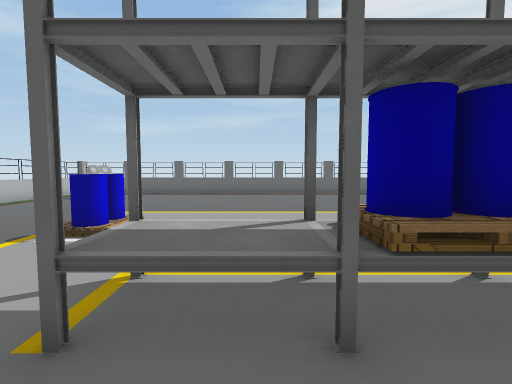
View 1 (above)

22 first-person views from a walk through a scene from a Unity 3-D project. The camera is 1.3 m above the floor, tilts 4° down and sees 85° across. The floor is counted in squares, 1 m on a side. Each view is taken from the middle of a square. On the plan, view 1 faces up. The plan holds only what a view shows up to about 13 squares ahead; the rest is blank. The player is left out. Some surface patterns are stand-ins.

View 2
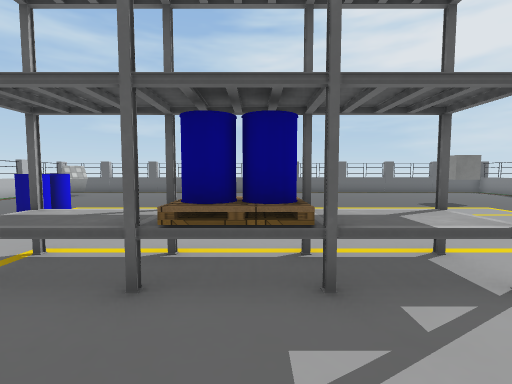

View 3
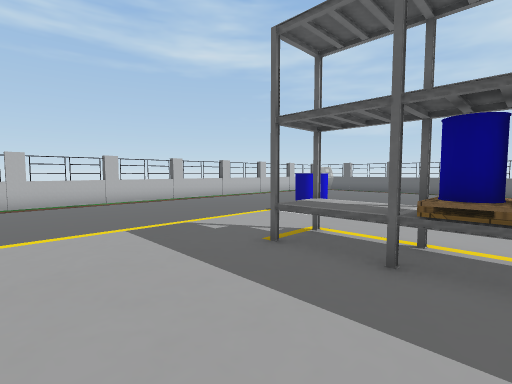

View 4
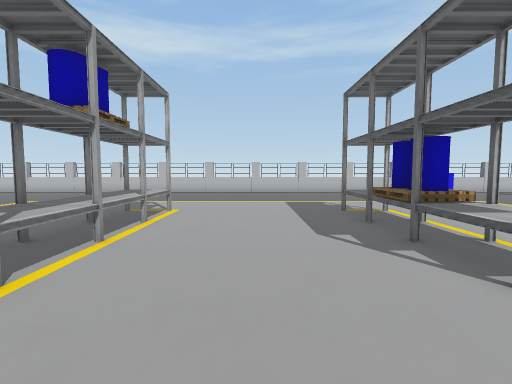

View 5
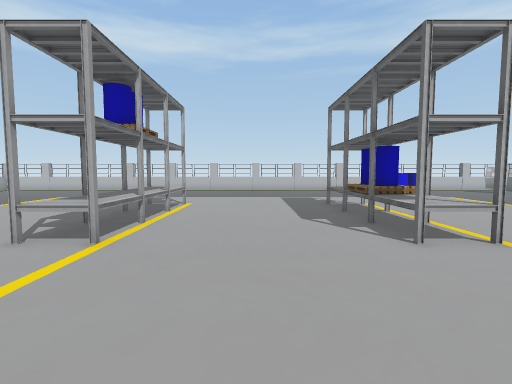

View 6
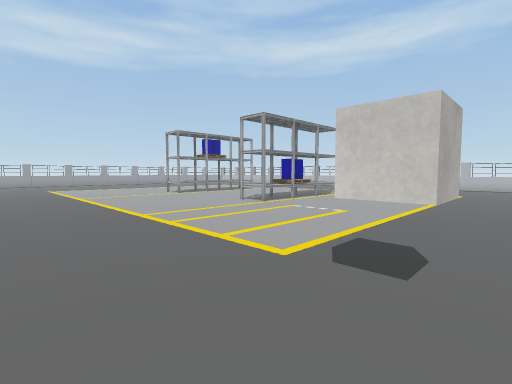

View 7
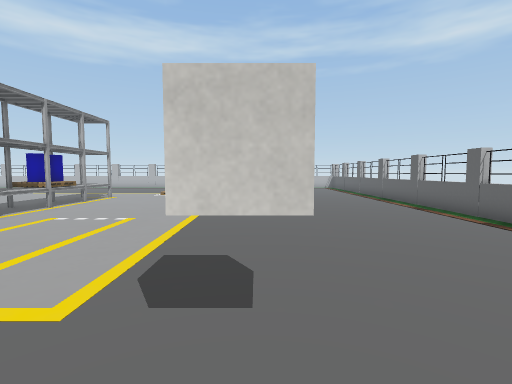

View 8
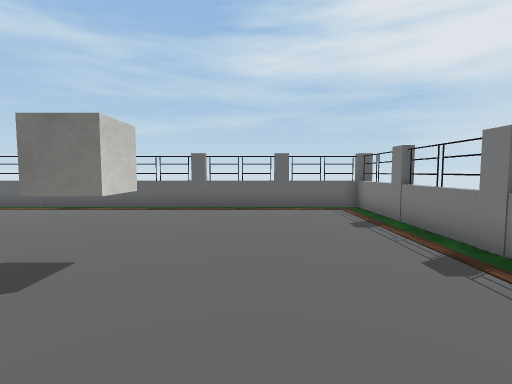

View 9
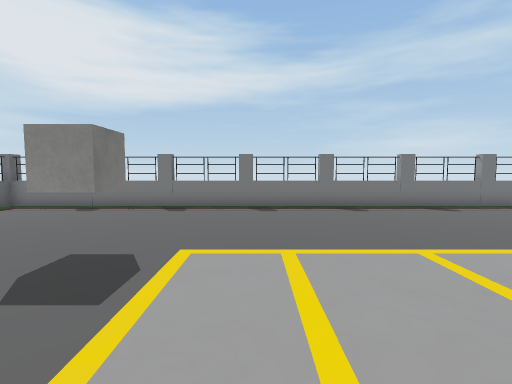

View 10
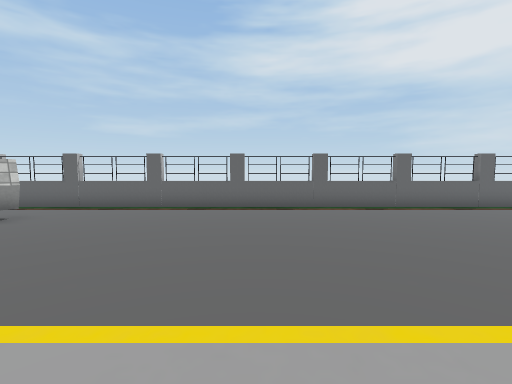

View 11
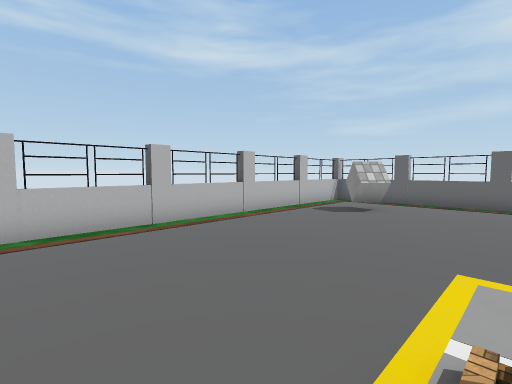

View 12
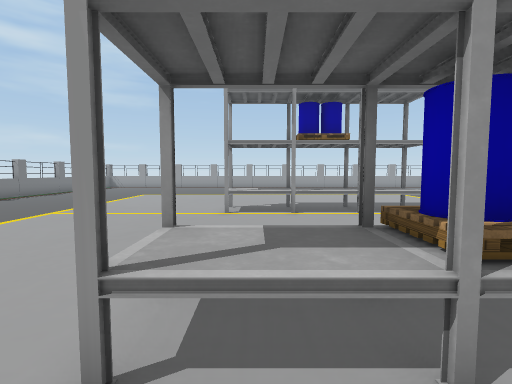

View 13
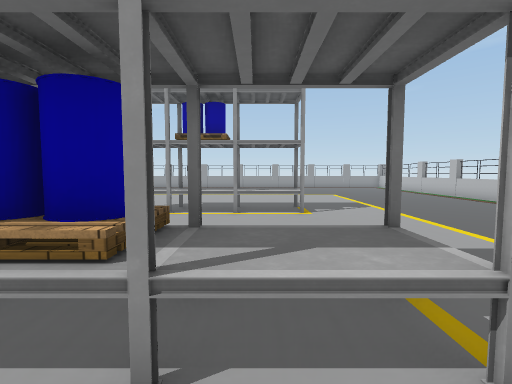

View 14
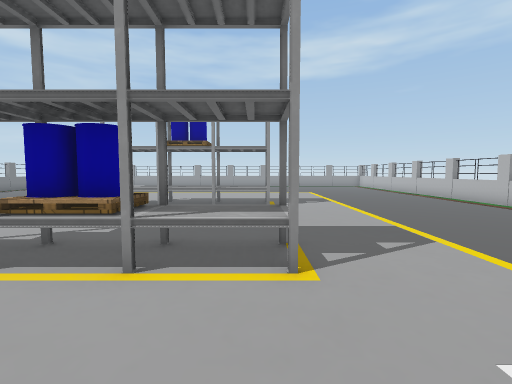

View 15
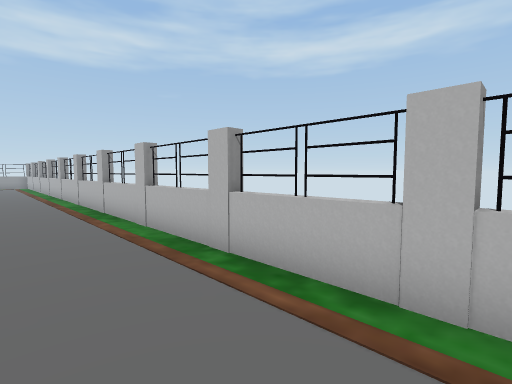

View 16
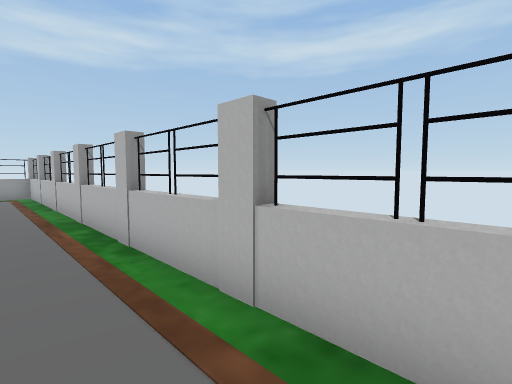

View 17
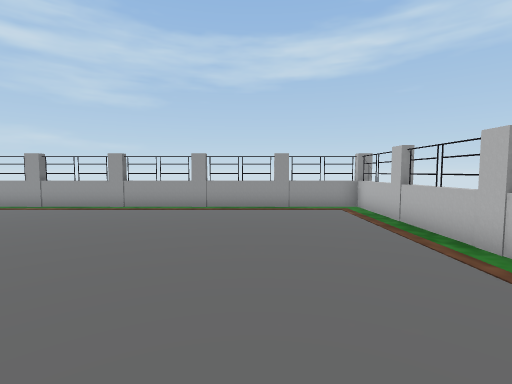

View 18
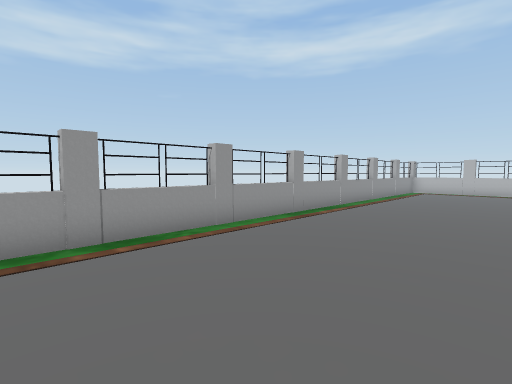

View 19
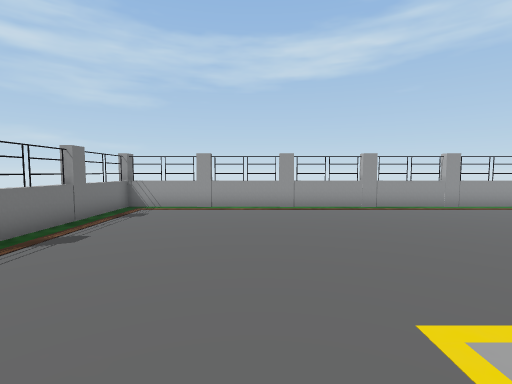

View 20
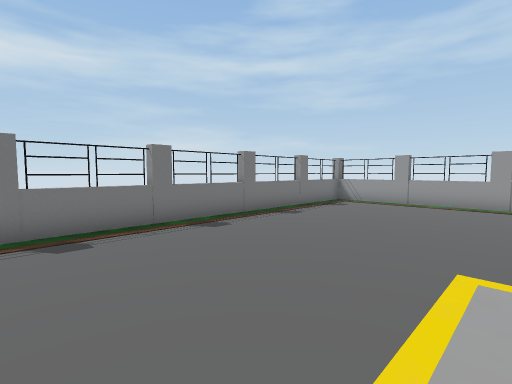

View 21
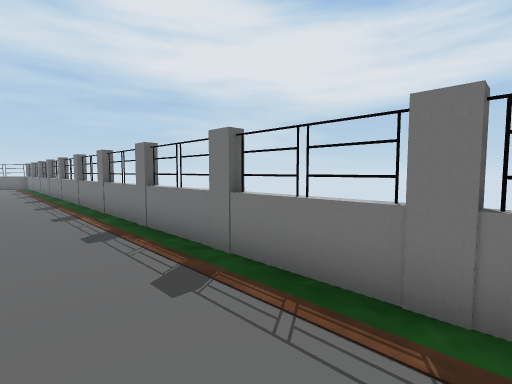

View 22
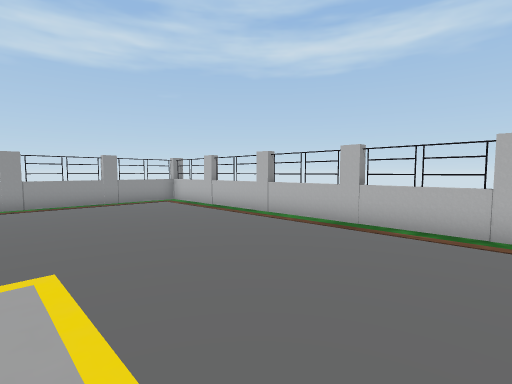

### Floor plan
Key: @ floor where view 1 was taken; # wall or solid block; . floor; = window, fence, low wall or low ledge; ^ raised ledge; B box; C cube.
Columns run from 11 left of view 1 to 17 right of it. Each row starts with its distance up from view 1.
 18 #==#==#==#==#===#==#==#==#==#
 17 =...........................=
 16 =...........................=
 15 #.CC........................#
 14 #..CC.......................#
 13 =...........................=
 12 #...........................#
 11 =....................CC.....=
 10 =...........................=
  9 =...........................=
  8 #...........................#
  7 #......BB . ................#
  6 =......BB   ................=
  5 #...........................#
  4 =...........................=
  3 =.........^^BBB^^...........=
  2 #.........^^BB^^#...........#
  1 =...........................=
  0 =..........@................=
 -1 #...........................#
 -2 =...........................=
 -3 =...........................=
 -4 #.........^^^^^^#...........#
 -5 =.........^^^^^^^...........=
 -6 =...........................=
 -7 #...........................#
 -8 =.................. ........=
 -9 =.......             .......=
-10 #.......             .......#
-11 =........            .......=
-12 =........           ........=
-13 =........          .........=
-14 #...........................#
-15 =...........................=
-16 =...........................=
-17 #...........................#
-18 =...........................=
-19 =...........................=
-20 #==#==#==#==#===#==#==#==#==#

Where each view was taken, in squares from view 1:
view 1: 0 up, 0 right, facing up
view 2: 1 down, 2 right, facing up
view 3: 2 down, 2 right, facing up-left
view 4: 1 down, 8 right, facing left
view 5: 1 down, 10 right, facing left
view 6: 12 up, 14 right, facing down-left
view 7: 11 up, 13 right, facing left
view 8: 7 up, 13 right, facing up
view 9: 8 up, 6 right, facing right
view 10: 7 up, 1 left, facing up
view 11: 5 up, 4 left, facing up-left
view 12: 5 up, 4 right, facing down
view 13: 5 up, 0 right, facing down
view 14: 7 up, 1 left, facing down
view 15: 9 up, 8 left, facing down-left
view 16: 2 down, 9 left, facing down-left
view 17: 9 down, 7 left, facing down
view 18: 14 down, 9 right, facing down-left
view 19: 9 down, 12 right, facing down
view 20: 7 down, 10 right, facing down-right
view 21: 11 down, 14 right, facing up-right
view 22: 7 down, 4 left, facing down-left
